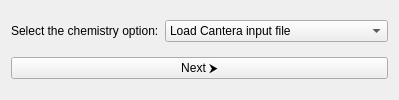
<?xml version="1.0" encoding="UTF-8"?>
<ui version="4.0">
    <class>ChemistryInputPage</class>
        <widget class="QWidget" name="ChemistryInputPage">
            <layout class="QGridLayout" name="gridLayout">
                <item row="0" column="0">
                    <widget class="QLabel" name="chemistryLabel">
                        <property name="text">
                            <string>Select the chemistry option:</string>
                        </property>
                    </widget>
                </item>
                <item row="0" column="1">
                    <widget class="QComboBox" name="chemistryComboBox">
                        <item>
                            <property name="text">
                                <string>Load Cantera input file</string>
                            </property>
                        </item>
                        <item>
                            <property name="text">
                                <string>Use default input file</string>
                            </property>
                        </item>
                        <item>
                            <property name="text">
                                <string>Convert Chemkin to Cantera</string>
                            </property>
                         </item>
                        <item>
                            <property name="text">
                                <string>Check Asali user defined kinetic file</string>
                            </property>
                        </item>
                    </widget>
                </item>
                <item row="1" column="0" colspan="2">
                    <widget class="QPushButton" name="nextButton">
                        <property name="text">
                            <string>Next &#x2B9E;</string>
                        </property>
                    </widget>
                </item>
            </layout>
        </widget>
</ui>
